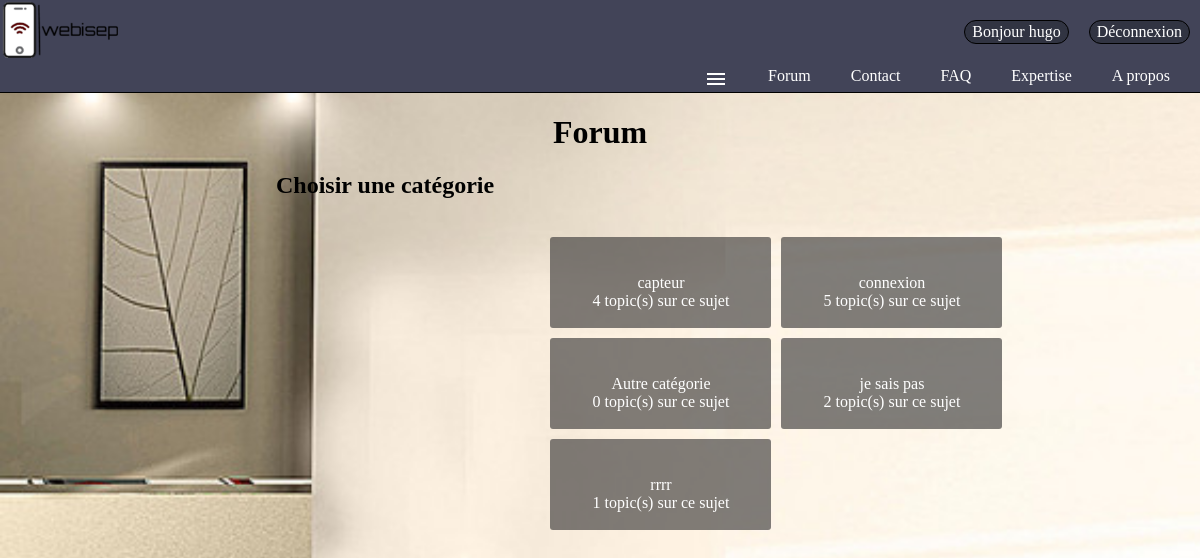
Screenshot of /index.php?action=forum (signed in) with the database file from the repository.
### tables this page shows
CREATE TABLE IF NOT EXISTS `membres` (
  `id` int(11) NOT NULL AUTO_INCREMENT,
  `pseudo` varchar(255) NOT NULL,
  `mail` varchar(255) NOT NULL,
  `motdepasse` text NOT NULL,
  `confirmkey` varchar(255) NOT NULL,
  `confirme` int(1) NOT NULL DEFAULT '0',
  `nom` varchar(255) NOT NULL,
  `prenom` varchar(255) NOT NULL,
  `adresse` text NOT NULL,
  `codepostal` int(11) NOT NULL,
  `ville` text NOT NULL,
  `admin` int(11) NOT NULL DEFAULT '0',
  `fav` int(11) DEFAULT NULL,
  PRIMARY KEY (`id`)
);

CREATE TABLE IF NOT EXISTS `categorie` (
  `id` int(11) NOT NULL AUTO_INCREMENT,
  `nom` text NOT NULL,
  PRIMARY KEY (`id`)
);

### controllers/controller.php (called while the page is built, shortened)
<?php
include "models/model.php";
function forum() {
	$reqcategories= affichForum();
    include "views/forum.php";
}
?>

### models/model.php (called while the page is built, shortened)
<?php
function affichForum(){
	$bdd=bdd();
	$reqcategories=$bdd -> prepare('SELECT* FROM categorie ');
	$reqcategories->execute(array());
	return $reqcategories;
}
function affichNbTopic($num){
	$bdd=bdd();
	$reqNbmessage=$bdd ->prepare("SELECT COUNT(titre) FROM topic WHERE id_categorie=?");
	$reqNbmessage->execute(array($num));
	$nbmessage=$reqNbmessage ->fetch();
	return $nbmessage;
}
function fav($idm) {
	$bdd = bdd();
	$fav = $bdd->prepare("SELECT fav FROM membres WHERE id = ?");
	$fav->execute(array($idm));
	return $fav;
}
?>

### views/forum.php (the view, shortened to what this page needs)
<?php include("General.php");
 ?>
<html>
<head>
	<link rel="stylesheet" href="design/forum.css" />
</head>
<body>
	<h1 align="center">Forum</h1>
	<h2>Choisir une catégorie</h2><br>
<div class="totalCategorie" >
<?php
while($listeCategories=$reqcategories ->fetch()){
	$num=$listeCategories['id'];
	$nbmessage=affichNbTopic($num);
	?>
	<a class="categorie" href="index.php?action=categorie&var=<?php echo $listeCategories['nom']?>">
		<?php echo $listeCategories['nom'].'<br>'.$nbmessage[0]." topic(s) sur ce sujet"."<br>"?>
	</a>
<?php
}
?>
</div>
</body>
</html>

### views/General.php (shortened to what this page needs)
<html>
	<head>
		<link rel="stylesheet" href="design /General.css" />
	</head>
	<body class="body_header">
		<header>
			<a href="index.php?action=accueil"><img class="logo" src="image/Logo2.png" alt="logo" id="logo"class="flottant"/></a>
			<?php
			if (empty($_SESSION['pseudo'])) {?>
				<a class="menu-espaceclient" href=index.php?action=connexion>Connexion</a>
				<a class="menu-inscription" href=index.php?action=inscription>Inscription</a>
				<?php }
			else  {?>
				<a class="menu-espaceclient" href=index.php?action=deconnexion>Déconnexion</a>
				<a class="menu-inscription" href=index.php?action=profil>Bonjour <?php echo $_SESSION['pseudo']?></a>
			<?php } ?>
			<nav class="barre_navigation">
				<ul>
					<li class="onglet"><a href="index.php?action=AProposDeNous">A propos</a></li>
					<li class="onglet"><a href="index.php?action=expertise">Expertise </a></li>
					<li class="onglet"><a href="index.php?action=FAQ">FAQ </a></li>
					<li class="onglet"><a href="index.php?action=contact">Contact</a></li>
					<li class="onglet"><a href="index.php?action=forum">Forum </a></li>
					<?php if (!empty($_SESSION['pseudo'])) {
						$idm = intval($_SESSION['id']);
						$fav = fav($idm);
						foreach($fav as $row) {
							$idh = $row['fav']; ?>
					<li class="onglet"><a href="#"><i class="material-icons">menu</i></a>
					</li>
						<?php } } ?>
				</ul>
			</nav>
		</header>
	</body>
</html>

### design/General.css (style rules this page uses)
.logo { width: 10%; height: auto; }
.barre_navigation >ul { margin: 0px; padding: 0px; }
.onglet { list-style-type: none; }
.barre_navigation { width: 100%; border-bottom: black 1px solid; background-color: #424458; height: 30px; }
.barre_navigation> ul> li { float: right; position: relative; }
.barre_navigation> ul::after { content:""; display: block; }
.barre_navigation a { display: inline-block; text-decoration: none; }
.barre_navigation> ul> li> a { padding: 5px 30px; padding-left: 10px; color: white; }
.menu-espaceclient, .menu-inscription { border-radius: 20px; border: 1px solid black; text-decoration: none; margin: 10px; margin-top: 20px; padding: 2px 7px; position:relative; float: right; color: white; background-color: #313442; }
header { background-color: #424458; }

### design/forum.css (style rules this page uses)
.categorie { padding: 37px 10px 18px 11px; background-color: #3d3b3ba6; width: 200px; text-align: center; margin-bottom: 10px; float: left; margin-left: 10px; font-family: Times, Times New Roman, serif; color: white; text-decoration: none; border-radius: 3px; }
h2 { padding-left: 23%; font-family: Times, Times New Roman, serif; padding: margin-left:° margin-right: ; }
.totalCategorie { width: 55%; margin-left: 40%; margin-right: auto; float: right; }
body { background-image:url(../image/mur1.jpg); background-size: cover; background-attachment: fixed; background-repeat: no-repeat; image-rendering: optimizeQuality; backface-visibility: visible; }
h1 { font-family: Times, Times New Roman, sans-serif; }

### rows the page displays
categorie: nom "capteur", nbmessage "4"
categorie: nom "connexion", nbmessage "5"
categorie: nom "Autre catégorie", nbmessage "0"
categorie: nom "je sais pas", nbmessage "2"
categorie: nom "rrrr", nbmessage "1"

### other values shown
$_SESSION['pseudo'] "hugo"
